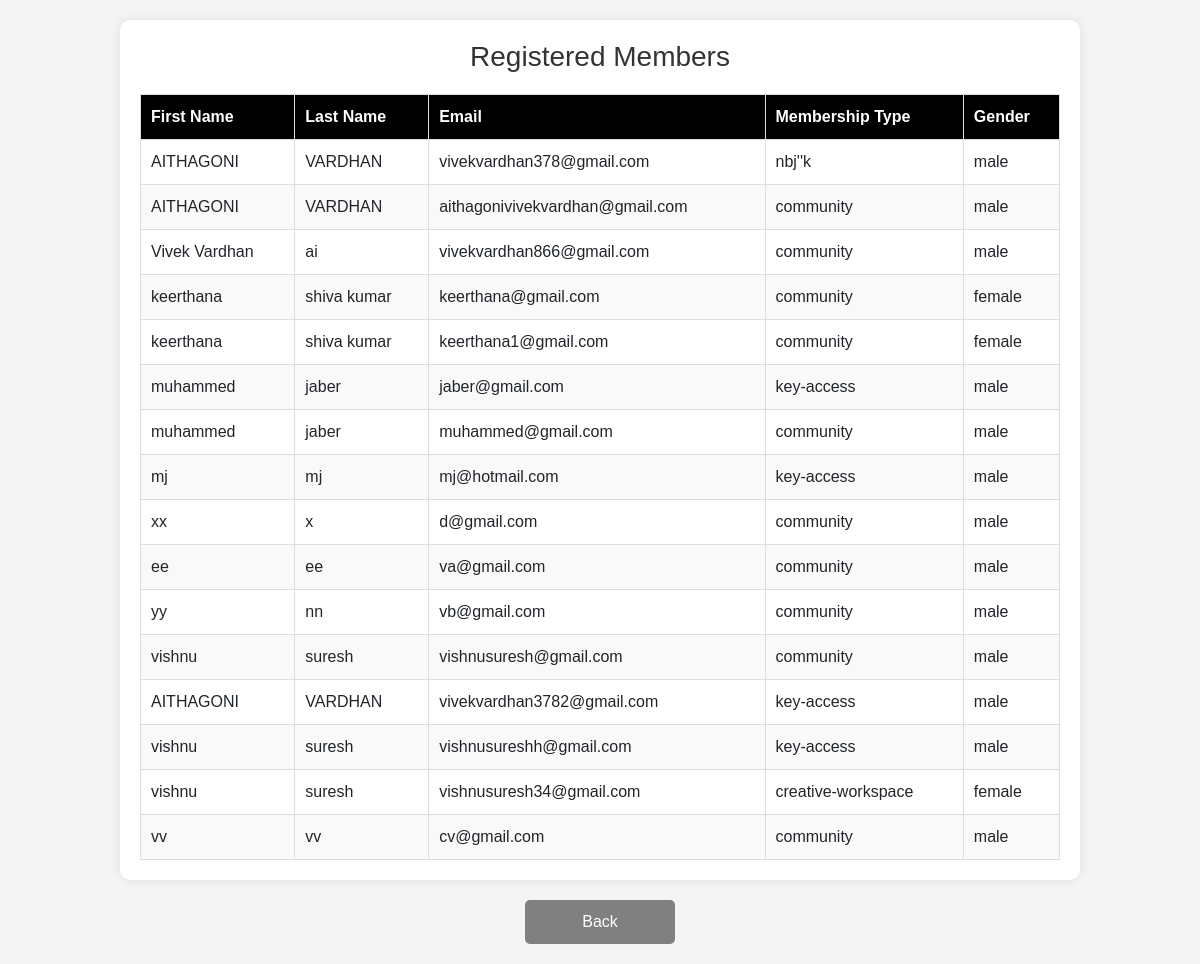
The page /pending-members/ on the database as committed earlier.
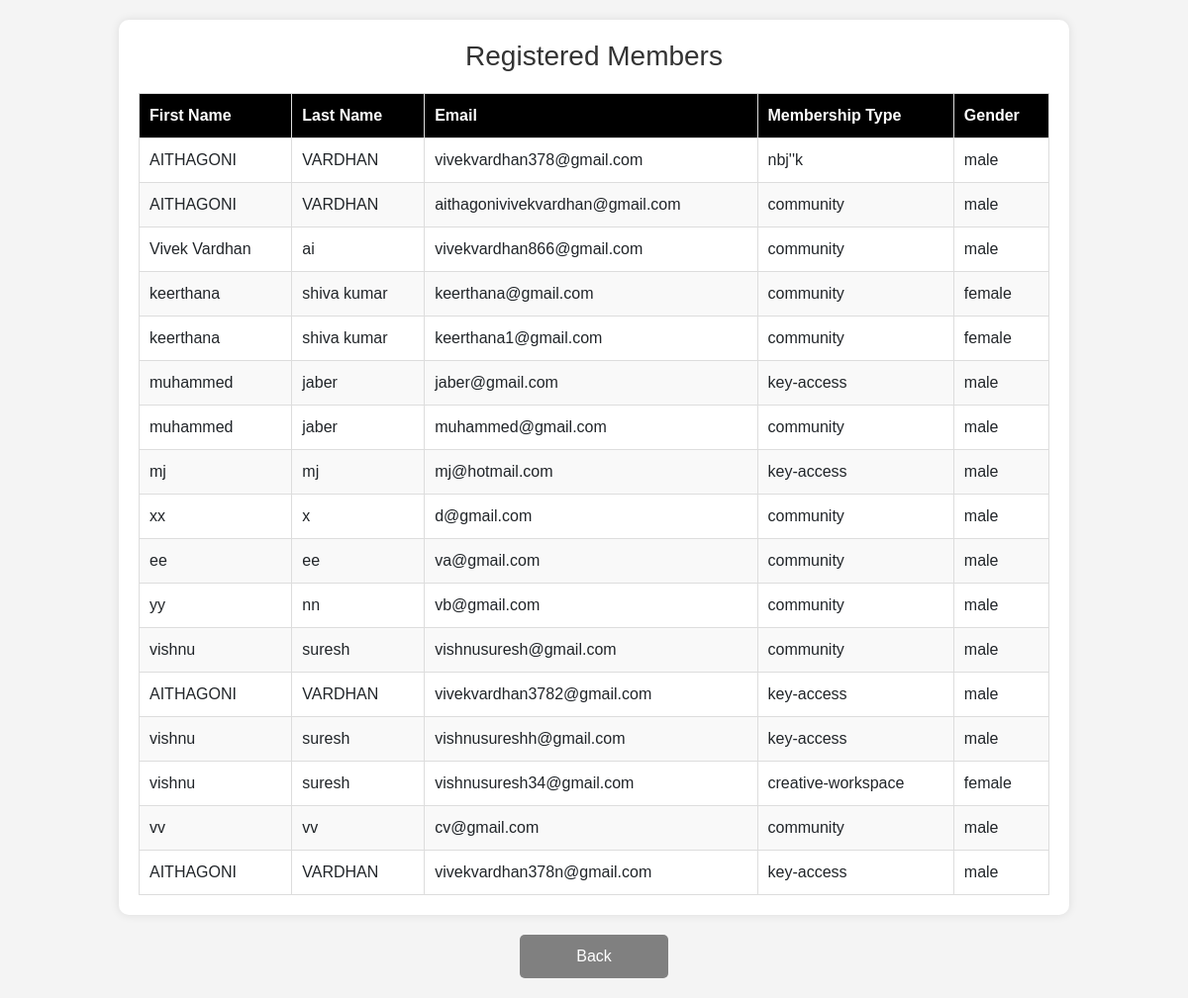
The same page on the database as committed later.
### members/models.py (models this page shows, shortened)
class Member(models.Model):
    GENDER_CHOICES = [
        ('male', 'Male'),
        ('female', 'Female'),
    ]
    MEMBERSHIP_CHOICES = [
        ('community', 'Community'),
        ('key-access', 'Key Access'),
        ('creative-workspace', 'Creative Workspace'),
    ]
    first_name = models.CharField(max_length=50)
    last_name = models.CharField(max_length=50)
    gender = models.CharField(max_length=10, choices=GENDER_CHOICES)
    email = models.EmailField(unique=True)
    membership_type = models.CharField(max_length=50, choices=MEMBERSHIP_CHOICES)  # Add dropdown choices
    password = models.CharField(max_length=100)  # Use hashing later for security

### members/views.py (the view)
# urls.py: path("pending-members/", pending_members, name="pending_members"),
def pending_members(request):
    members = Member.objects.filter(is_approved=False)  # Get only unapproved members
    return render(request, "pending_members.html", {"members": members})

### members/templates/pending_members.html (shortened to what this page needs)
<!DOCTYPE html>
<html lang="en">
<head>
    <link rel="stylesheet" href="https://cdn.jsdelivr.net/npm/bootstrap@5.3.0/dist/css/bootstrap.min.css">
</head>
<body>
    <div class="container">
        <h2>Registered Members</h2>
        <table>
            <thead>
                <tr>
                    <th>First Name</th>
                    <th>Last Name</th>
                    <th>Email</th>
                    <th>Membership Type</th>
                    <th>Gender</th>
                </tr>
            </thead>
            <tbody>
                {% for member in members %}
                <tr>
                    <td>{{ member.first_name }}</td>
                    <td>{{ member.last_name }}</td>
                    <td>{{ member.email }}</td>
                    <td>{{ member.membership_type }}</td>
                    <td>{{ member.gender }}</td>
                </tr>
                {% empty %}
                <tr>
                    <td colspan="5">No registered members found.</td>
                </tr>
                {% endfor %}
            </tbody>
        </table>
    </div>
    <button onclick="window.location.href='{% url 'admin_dashboard' %}'" class="btn-back">Back</button>
</body>
</html>

Rows that differ between the two databases and show on the page:
added Member: first_name "AITHAGONI", last_name "VARDHAN", email "vivekvardhan378n@gmail.com", membership_type "key-access", gender "male"
